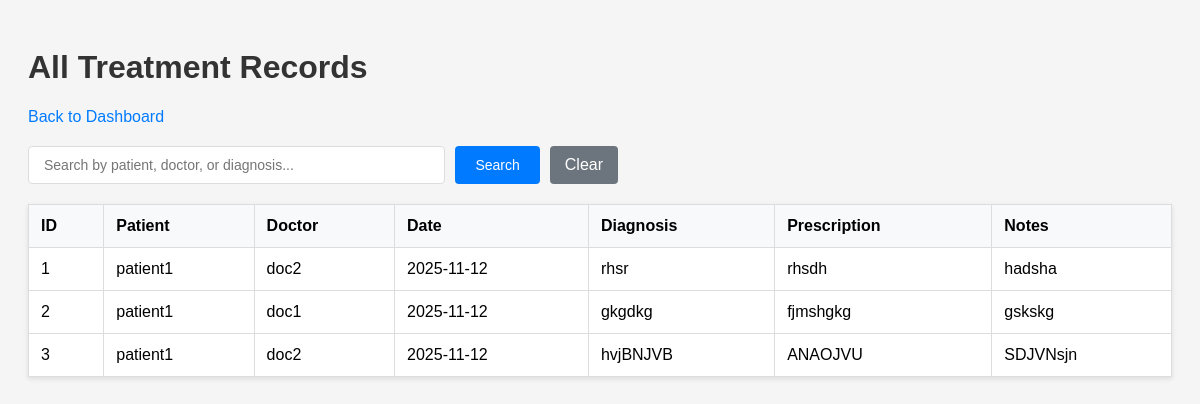
The app's page /admin/treatments (signed in), older data.
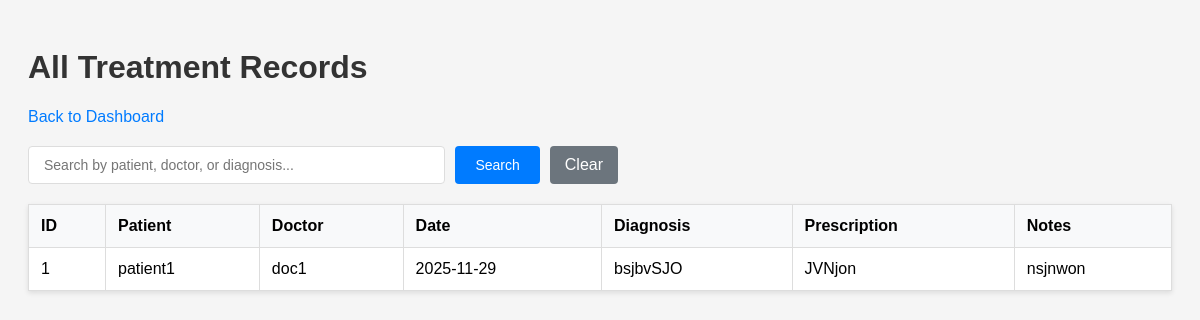
The same page, newer data.
### app.py (models this page shows, shortened)
class Treatment(db.Model):
    __tablename__ = 'treatment'
    id = db.Column(db.Integer, primary_key=True, autoincrement=True)
    appointment_id = db.Column(db.Integer, db.ForeignKey('appointment.id'), nullable=False)
    diagnosis = db.Column(db.String(255))
    prescription = db.Column(db.String(255))
    notes = db.Column(db.String(255))
    appointment = db.relationship('Appointment', backref='treatment')

class User(db.Model):
    __tablename__ = 'user'
    id = db.Column(db.Integer, primary_key=True, autoincrement=True)
    username = db.Column(db.String(100), unique=True, nullable=False)
    password = db.Column(db.String(100), nullable=False)
    role = db.Column(db.String(20), nullable=False)  # admin, doctor, patient
    contact = db.Column(db.String(50), nullable=True)

class Appointment(db.Model):
    __tablename__ = 'appointment'
    id = db.Column(db.Integer, primary_key=True, autoincrement=True)
    patient_id = db.Column(db.Integer, db.ForeignKey('patient.id'), nullable=False)
    doctor_id = db.Column(db.Integer, db.ForeignKey('doctor.id'), nullable=False)
    date = db.Column(db.String(20), nullable=False)
    time = db.Column(db.String(20), nullable=False)
    status = db.Column(db.String(20), default='Booked', nullable=False)
    patient = db.relationship('Patient', backref='appointments')
    doctor = db.relationship('Doctor', backref='appointments')
    __table_args__ = (db.UniqueConstraint('doctor_id', 'date', 'time', name='_doctor_appointment_uc'),)

### app.py (the view)
@app.route('/admin/treatments')
def view_all_treatments():
    if 'user_id' not in session or session.get('role') != 'admin':
        flash('Access denied', 'error')
        return redirect(url_for('login'))
    search = request.args.get('search', '').strip()
    if search:
        treatments = Treatment.query.join(
            Appointment
        ).join(
            Patient, Appointment.patient_id == Patient.id
        ).join(
            User, Patient.user_id == User.id
        ).filter(
            or_(
                User.username.ilike(f'%{search}%'),
                Treatment.diagnosis.ilike(f'%{search}%'),
                Treatment.prescription.ilike(f'%{search}%'),
                Treatment.notes.ilike(f'%{search}%')
            )
        ).all()
    else:
        treatments = Treatment.query.all()
    return render_template('admin_treatments.html', treatments=treatments, search=search)

### templates/admin_treatments.html (shortened to what this page needs)
<!DOCTYPE html>
<html lang="en">
<head>
</head>
<body>
    <h1>All Treatment Records</h1>
    <div>
        <a href="/admin/dashboard">Back to Dashboard</a>
    </div>
    <form method="GET" action="/admin/treatments" class="search-container">
        <input
            type="text"
            class="search-box"
            name="search"
            placeholder="Search by patient, doctor, or diagnosis..."
            value="{{ search or '' }}"
        >
        <button type="submit" class="search-btn">Search</button>
        <a href="/admin/treatments" class="clear-btn">Clear</a>
    </form>
    {% if treatments %}
    <table>
        <thead>
            <tr>
                <th>ID</th>
                <th>Patient</th>
                <th>Doctor</th>
                <th>Date</th>
                <th>Diagnosis</th>
                <th>Prescription</th>
                <th>Notes</th>
            </tr>
        </thead>
        <tbody>
            {% for treatment in treatments %}
            <tr>
                <td>{{ treatment.id }}</td>
                <td>{{ treatment.appointment.patient.user.username }}</td>
                <td>{{ treatment.appointment.doctor.user.username }}</td>
                <td>{{ treatment.appointment.date }}</td>
                <td>{{ treatment.diagnosis or 'N/A' }}</td>
                <td>{{ treatment.prescription or 'N/A' }}</td>
                <td>{{ treatment.notes or 'N/A' }}</td>
            </tr>
            {% endfor %}
        </tbody>
    </table>
    {% endif %}
</body>
</html>

Row changes from the older to the newer data that the page shows:
removed Treatment: id "2", appointment.patient.user.username "patient1", appointment.doctor.user.username "doc1", appointment "2025-11-12", diagnosis "gkgdkg", prescription "fjmshgkg", notes "gskskg"
removed Treatment: id "3", appointment.patient.user.username "patient1", appointment.doctor.user.username "doc2", appointment "2025-11-12", diagnosis "hvjBNJVB", prescription "ANAOJVU", notes "SDJVNsjn"
changed Treatment "patient1": appointment.doctor.user.username "doc2" → "doc1"; appointment "2025-11-12" → "2025-11-29"; diagnosis "rhsr" → "bsjbvSJO"; prescription "rhsdh" → "JVNjon"; notes "hadsha" → "nsjnwon"
